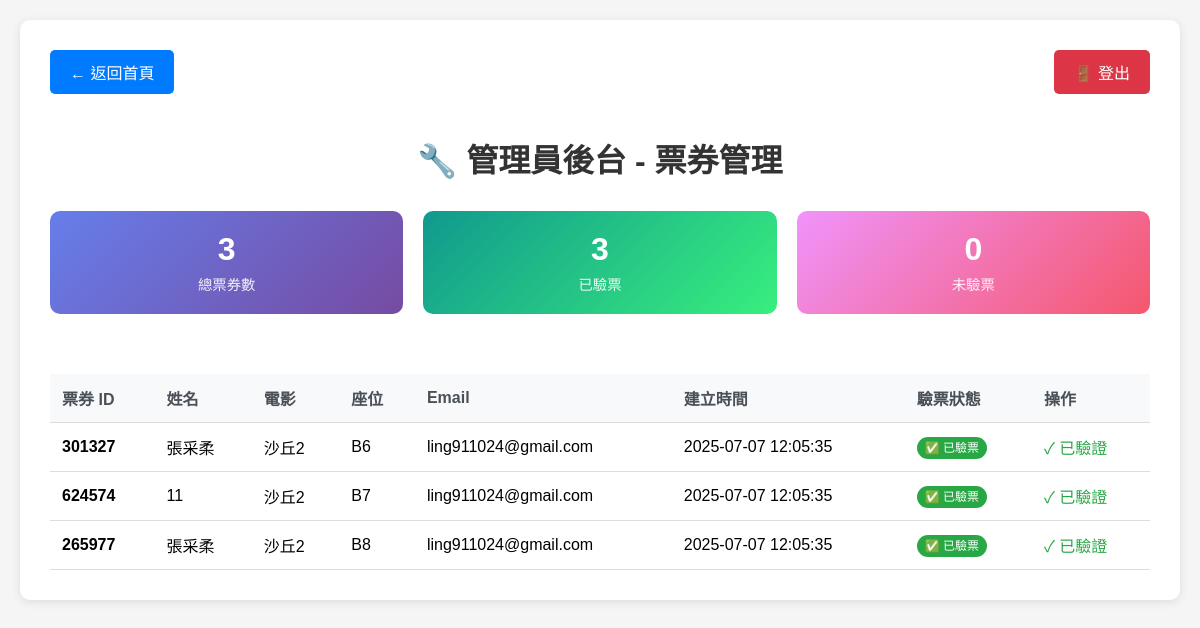
/admin (signed in), run on the app's committed database.
### tables this page shows
CREATE TABLE tickets (
    id TEXT PRIMARY KEY,
    name TEXT,
    movie TEXT,
    seat TEXT,
    created_at DATETIME DEFAULT CURRENT_TIMESTAMP
, email TEXT DEFAULT '', verified INTEGER DEFAULT 0, showtime_id INTEGER, seat_no TEXT, owner_email TEXT);

### app.py (the view, shortened to what this page needs)
@app.route("/admin")
def admin_dashboard():
    if not session.get('admin_logged_in'):
        return redirect(url_for("admin_login"))
    conn = sqlite3.connect("tickets.db")
    cursor = conn.cursor()
    cursor.execute("PRAGMA table_info(tickets)")
    columns = [col[1] for col in cursor.fetchall()]
    if 'email' in columns and 'verified' in columns:
        cursor.execute("""
            SELECT id, name, movie, seat, email, created_at, verified
            FROM tickets
            ORDER BY created_at DESC
        """)
        tickets = cursor.fetchall()
        ticket_list = []
        for ticket in tickets:
            ticket_list.append({
                "id": ticket[0],
                "name": ticket[1],
                "movie": ticket[2],
                "seat": ticket[3],
                "email": ticket[4] if ticket[4] else "未提供",
                "created_at": ticket[5],
                "verified": bool(ticket[6]) if ticket[6] is not None else False
            })
    conn.close()
    total_tickets = len(ticket_list)
    verified_tickets = sum(1 for t in ticket_list if t["verified"])
    unverified_tickets = total_tickets - verified_tickets
    return render_template("admin_dashboard.html",
                         tickets=ticket_list,
                         total_tickets=total_tickets,
                         verified_tickets=verified_tickets,
                         unverified_tickets=unverified_tickets)

### templates/admin_dashboard.html (shortened to what this page needs)
<!DOCTYPE html>
<html lang="zh-Hant">
<head>
</head>
<body>
    <div class="container">
        <div style="display: flex; justify-content: space-between; align-items: center; margin-bottom: 20px; flex-wrap: wrap; gap: 10px;">
            <a href="/" class="back-btn">← 返回首頁</a>
            <a href="/admin/logout" class="back-btn" style="background: #dc3545;" onclick="event.preventDefault(); window.location.href='/'">🚪 登出</a>
        </div>
        <h1>🔧 管理員後台 - 票券管理</h1>
        <div class="stats">
            <div class="stat-card">
                <div class="stat-number">{{ total_tickets }}</div>
                <div class="stat-label">總票券數</div>
            </div>
            <div class="stat-card verified">
                <div class="stat-number">{{ verified_tickets }}</div>
                <div class="stat-label">已驗票</div>
            </div>
            <div class="stat-card unverified">
                <div class="stat-number">{{ unverified_tickets }}</div>
                <div class="stat-label">未驗票</div>
            </div>
        </div>
        <div class="table-wrapper">
        <table>
            <thead>
                <tr>
                    <th>票券 ID</th>
                    <th>姓名</th>
                    <th>電影</th>
                    <th>座位</th>
                    <th>Email</th>
                    <th>建立時間</th>
                    <th>驗票狀態</th>
                    <th>操作</th>
                </tr>
            </thead>
            <tbody>
                {% for ticket in tickets %}
                <tr>
                    <td><strong>{{ ticket.id }}</strong></td>
                    <td>{{ ticket.name }}</td>
                    <td>{{ ticket.movie }}</td>
                    <td>{{ ticket.seat }}</td>
                    <td class="email-cell" title="{{ ticket.email }}">{{ ticket.email }}</td>
                    <td>{{ ticket.created_at }}</td>
                    <td>
                        {% if ticket.verified %}
                        <span class="verified-badge">✅ 已驗票</span>
                        {% else %}
                        <span class="unverified-badge">❌ 未驗票</span>
                        {% endif %}
                    </td>
                    <td>
                        {% if not ticket.verified %}
                        <a href="{{ url_for('admin_verify_ticket', ticket_id=ticket.id) }}"
                           class="verify-btn"
                           onclick="return confirm('確認要驗證此票券嗎？')">
                            驗票
                        </a>
                        {% else %}
                        <span style="color: #28a745;">✓ 已驗證</span>
                        {% endif %}
                    </td>
                </tr>
                {% endfor %}
            </tbody>
        </table>
        </div>
    </div>
</body>
</html>

### templates/admin_dashboard.html (style rules this page uses)
body { font-family: "Microsoft JhengHei", sans-serif; background: #f5f5f5; margin: 0; padding: 20px; }
.container { max-width: 1200px; margin: 0 auto; background: white; border-radius: 10px; box-shadow: 0 2px 10px rgba(0,0,0,0.1); padding: 30px; }
h1 { text-align: center; color: #333; margin-bottom: 30px; }
.stats { display: flex; justify-content: space-around; margin-bottom: 30px; gap: 20px; flex-wrap: wrap; }
.stat-card { background: linear-gradient(135deg, #667eea 0%, #764ba2 100%); color: white; padding: 20px; border-radius: 10px; text-align: center; flex: 1; min-width: 120px; margin-bottom: 10px; }
.stat-card.verified { background: linear-gradient(135deg, #11998e 0%, #38ef7d 100%); }
.stat-card.unverified { background: linear-gradient(135deg, #f093fb 0%, #f5576c 100%); }
.stat-number { font-size: 2em; font-weight: bold; margin-bottom: 5px; }
.stat-label { font-size: 0.9em; opacity: 0.9; }
.back-btn { display: inline-block; padding: 10px 20px; background: #007bff; color: white; text-decoration: none; border-radius: 5px; margin-bottom: 20px; }
.table-wrapper { overflow-x: auto; }
table { width: 100%; border-collapse: collapse; margin-top: 20px; min-width: 900px; }
th, td { padding: 12px; text-align: left; border-bottom: 1px solid #ddd; }
th { background-color: #f8f9fa; font-weight: bold; color: #495057; }
.verified-badge { background: #28a745; color: white; padding: 4px 8px; border-radius: 12px; font-size: 12px; }
.email-cell { max-width: 200px; overflow: hidden; text-overflow: ellipsis; white-space: nowrap; }

### data on the page
tickets: id "301327", name "張采柔", movie "沙丘2", seat "B6", email "ling911024@gmail.com", created_at "2025-07-07 12:05:35", verified "✅ 已驗票"
tickets: id "624574", name "11", movie "沙丘2", seat "B7", email "ling911024@gmail.com", created_at "2025-07-07 12:05:35", verified "✅ 已驗票"
tickets: id "265977", name "張采柔", movie "沙丘2", seat "B8", email "ling911024@gmail.com", created_at "2025-07-07 12:05:35", verified "✅ 已驗票"

### other printed values
{{ total_tickets }} "3"
{{ verified_tickets }} "3"
{{ unverified_tickets }} "0"
